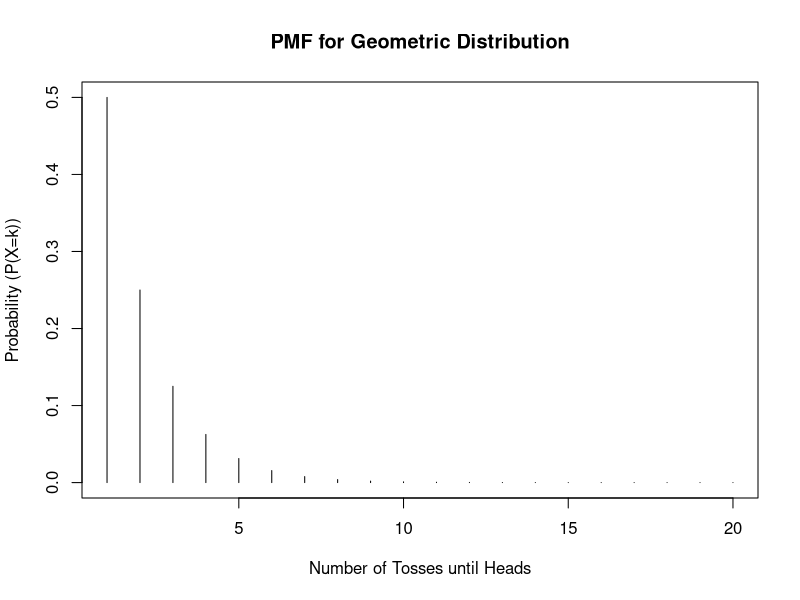
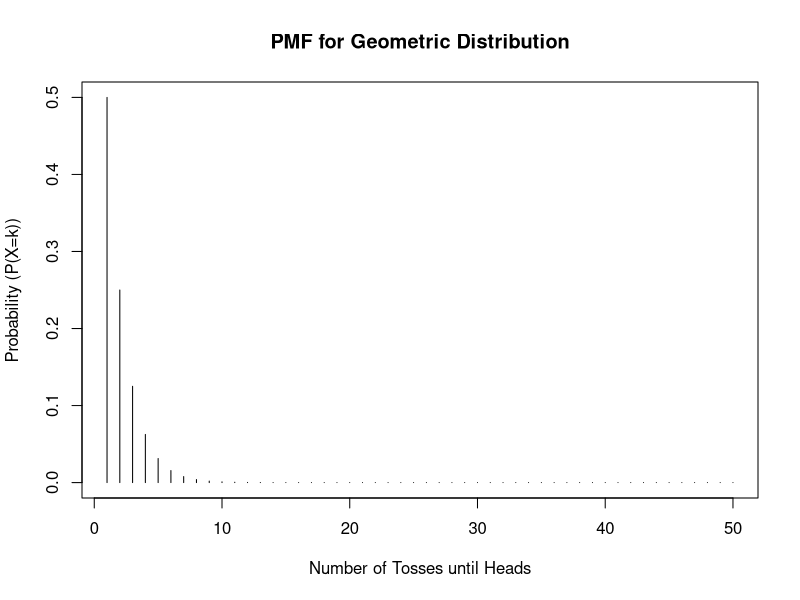
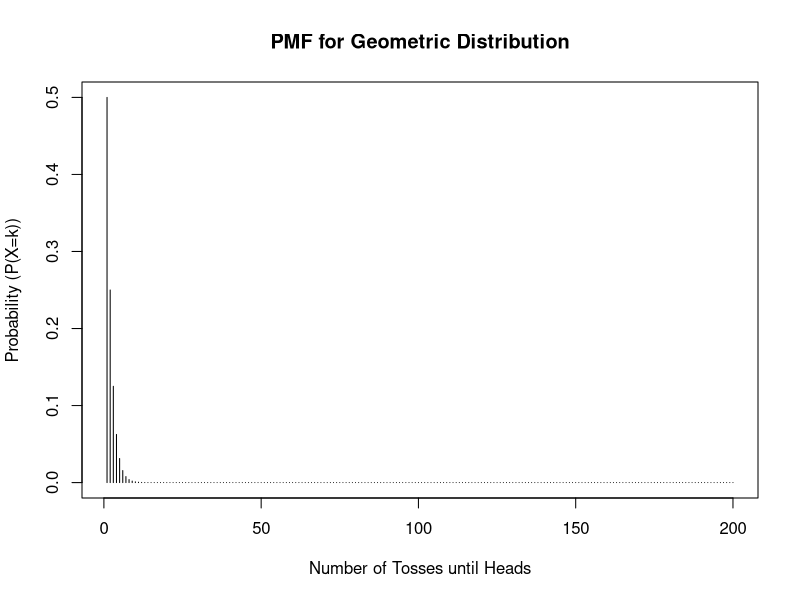
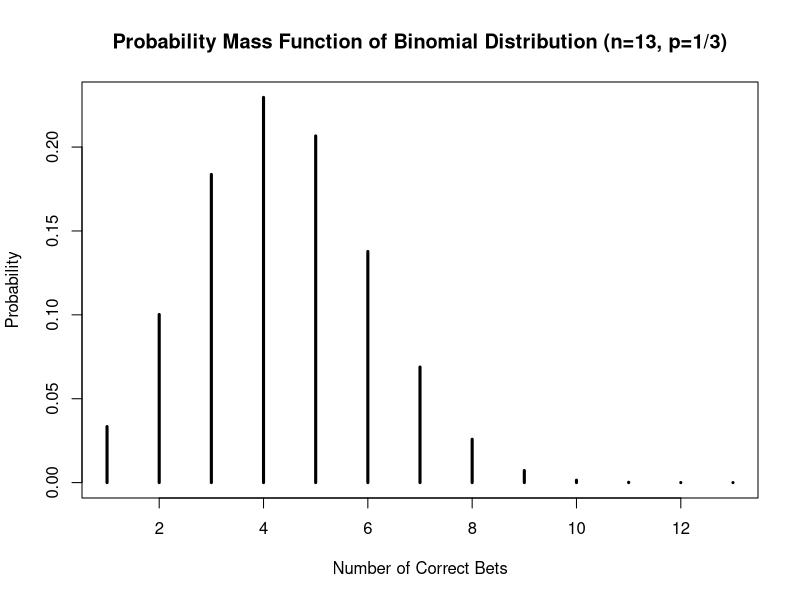
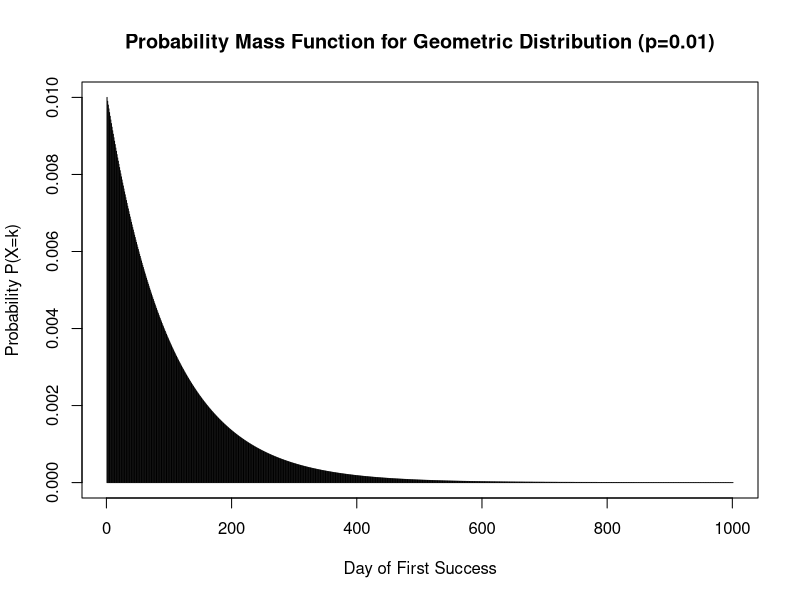
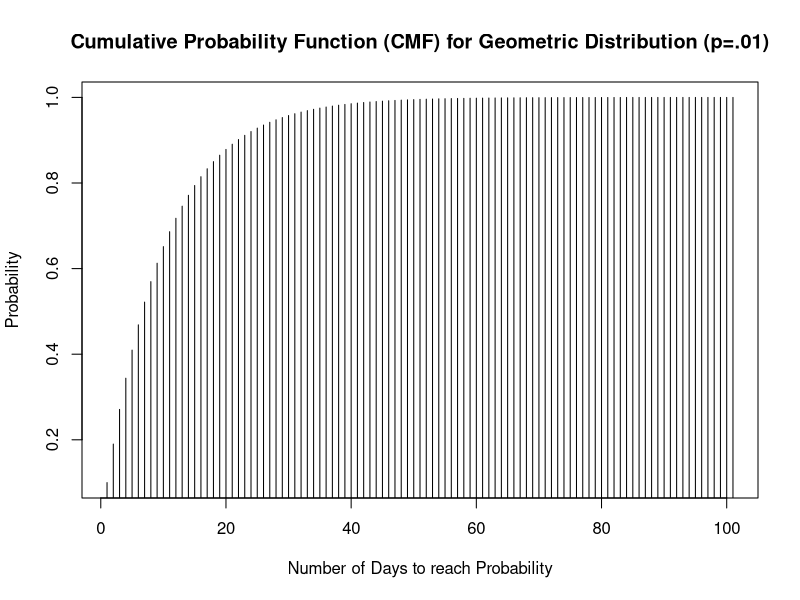

R code for these plots, in order:
## ---- chunk 1
compute_geometric <- function(k, prob) {
  return(dgeom(k-1, prob=prob))
}
for (i in 1:5){
  print(compute_geometric(i,prob=.5))
}
## ---- chunk 2
plot_pmf_geometric <- function(range, prob) {
  plot(range, dgeom(range-1, prob=prob),
       main='PMF for Geometric Distribution',
       type='h', 
       xlab='Number of Tosses until Heads',
       ylab='Probability (P(X=k))')
}
for (i in c(20, 50, 200)) {
  plot_pmf_geometric(1:i, .5) 
}
## ---- chunk 3
# probability of getting exactly five times {H,H} in 15 double coin tosses 
dbinom(5, size=15, prob=.25)
## ---- chunk 4
# probability of getting at most five times (H,H) in 15 double coin tosses
pbinom(5, size=15, prob=.25) 
sum(dbinom(0:5, size=15, prob=.25)) # converting PMF to CDF
## ---- chunk 5
range <- 1:13
pmf <- dbinom(range, size=13, prob=1/3) # a vector holding the probabilities of the number of correct guesses for all possible values of X
plot(range, pmf, main='Probability Mass Function of Binomial Distribution (n=13, p=1/3)', xlab='Number of Correct Bets', ylab='Probability', type='h', lwd=3) # type histogram
## ---- chunk 6
# probability of getting all bets correct is P(X=13)
print(dbinom(13, size=13, prob=1/3)) # or from variable pmf[13]
## ---- chunk 7
plot(1:1001, dgeom(0:1000, prob=.01), # we need to adjust the ranges because r interprets the k in geometric distributions as the number of failures before first success
     main='Probability Mass Function for Geometric Distribution (p=0.01)', 
     xlab="Day of First Success",
     ylab='Probability P(X=k)',
     type='h')
## ---- chunk 8
plot(1:101, pgeom(0:100, prob=.1),
     main = 'Cumulative Probability Function (CMF) for Geometric Distribution (p=.01)',
     xlab = 'Number of Days to reach Probability',
     ylab = 'Probability',
     type='h')
## ---- chunk 9
number.of.cards <- function(k) {
  return (sum(pgeom(0:100, prob=.1) <= k))
}

print(number.of.cards(.5))
print(number.of.cards(.95))
